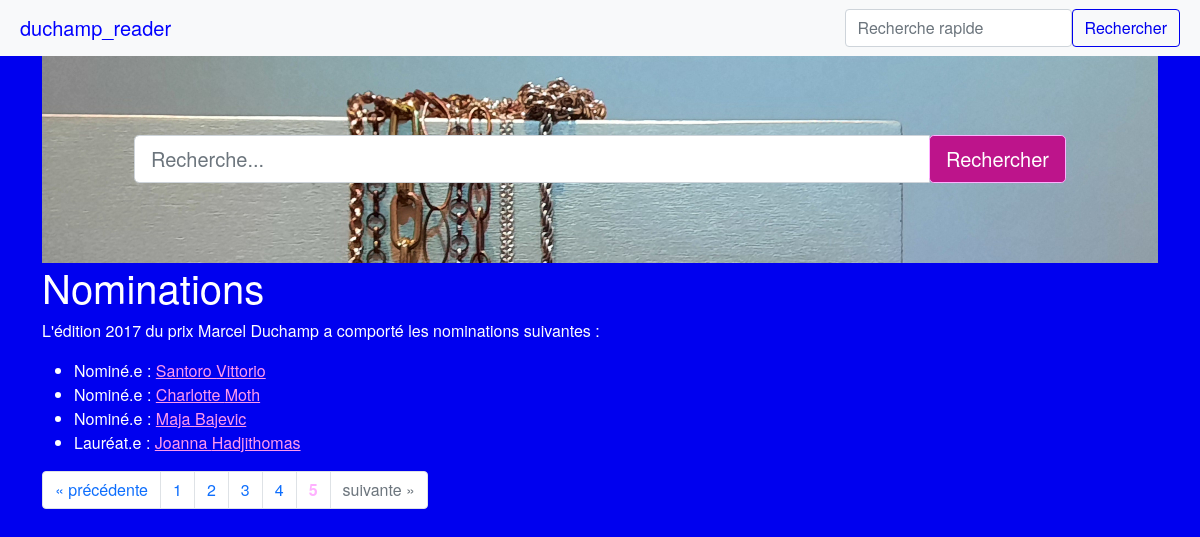
The app's page /nomination?page=5, older data.
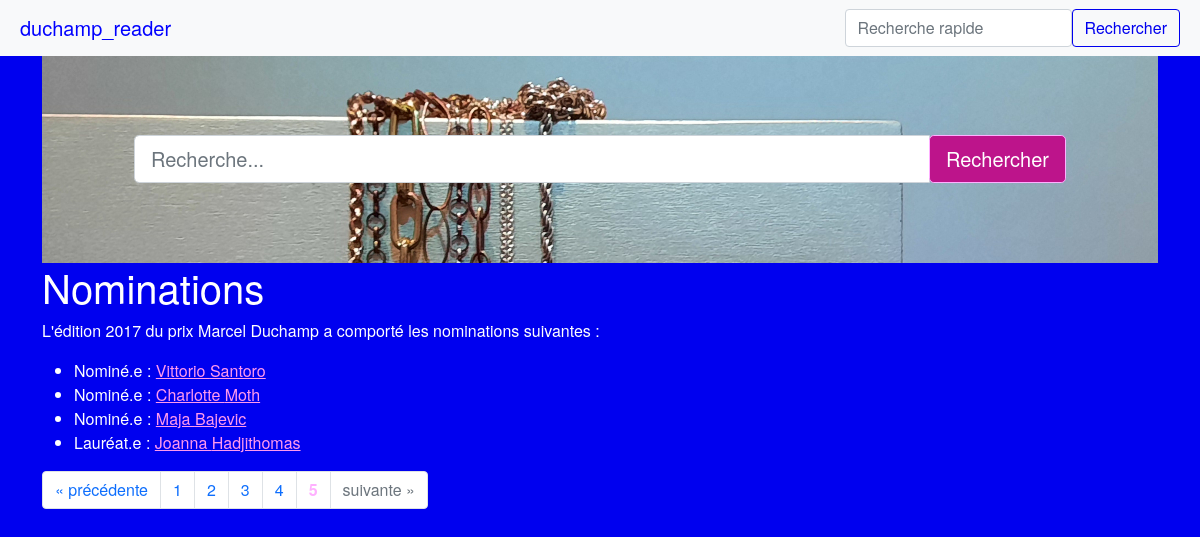
The same page, newer data.
### duchamp_reader/modeles/classes_generic.py (models this page shows, shortened)
class Nomination(db.Model):
    __tablename__ = "nomination"
    id = db.Column(db.Integer, unique=True, nullable=False, primary_key=True, autoincrement=True)
    annee = db.Column(db.Integer, nullable=False) # format YYYY
    laureat = db.Column(db.Boolean, nullable=False, default=0) # 1 si lauréat, 0 si non
    id_artiste = db.Column(db.Integer, db.ForeignKey("artiste.id"), nullable=False)
    id_theme = db.Column(db.Integer, db.ForeignKey("theme.id"), nullable=False)
    authorship = db.relationship("AuthorshipNomination", back_populates="nomination")
    artiste = db.relationship("Artiste", back_populates="nomination")
    theme = db.relationship("Theme", back_populates="nomination", uselist=False)

class Artiste(db.Model):
    __tablename__ = "artiste"
    id = db.Column(db.Integer, unique=True, nullable=False, primary_key=True, autoincrement=True)
    nom = db.Column(db.Text, nullable=False)
    prenom = db.Column(db.Text, nullable=False)
    annee_naissance = db.Column(db.Integer) #format YYYY
    genre = db.Column(db.String(1)) # H : homme, F : femme, A : autre/non-binaire
    id_ville_naissance = db.Column(db.Integer, db.ForeignKey("ville.id"))
    id_ville_residence = db.Column(db.Integer, db.ForeignKey("ville.id"))
    authorship = db.relationship("AuthorshipArtiste", back_populates="artiste")
    represent = db.relationship("RelationRepresente", back_populates="artiste")
    ville_naissance = db.relationship("Ville", foreign_keys=[id_ville_naissance],
                                      backref="artiste_ville_naissance", uselist=False)
    ville_residence = db.relationship("Ville", foreign_keys=[id_ville_residence],
                                      backref="artiste_ville_residence", uselist=False)
    nomination = db.relationship("Nomination", back_populates="artiste", uselist=False)

### duchamp_reader/routes.py (the view)
@app.route("/nomination")
def nomination_index():
    page = request.args.get("page", 1)
    titre = "Nominations"
    if isinstance(page, str) and page.isdigit():
        page = int(page)
    else:
        page = 1
    nominations = Nomination.query.join(Artiste, Nomination.id_artiste == Artiste.id)\
        .join(Theme, Nomination.id_theme == Theme.id)\
        .order_by(Nomination.id.desc()).paginate(page=page, per_page=PERPAGE)
    return render_template \
        ("pages/nomination_index.html", titre=titre, nominations=nominations)

### duchamp_reader/templates/pages/nomination_index.html (shortened to what this page needs)
{% extends "conteneur.html" %}
{% block homesearch %}
    {% include "partials/recherche.html" %}
{% endblock %}
{% block corps %}
<h1>{{titre}}</h1>
    {% if nominations %}
        <p>L'édition {{nominations.items[1].annee}} du prix Marcel Duchamp a comporté les nominations suivantes :</p>
        <ul>
            {% for nomination in nominations.items %}
                <li>
                    {% if nomination.laureat == 1 %}Lauréat.e {% else %}Nominé.e {% endif %}:
                    <a href="{{url_for('nomination_main', id_nomination=nomination.id)}}">
                        {{nomination.artiste.prenom}} {{nomination.artiste.nom}}
                    </a>
                </li>
            {% endfor %}
        </ul>
        <nav aria-label="research-pagination">
            <ul class="pagination">
                {% if nominations.has_prev %}
                    <li class="page-item">
                {% else%}
                    <li class="page-item disabled">
                {% endif %}
                        <a class="page-link" href="{{url_for('nomination_index', page=nominations.prev_num)}}" aria-label="Previous">
                            <span aria-hidden="true">&laquo;</span>
                            <span class="sr-only">précédente</span>
                        </a>
                    </li>
                {% for page in nominations.iter_pages() %}
                    {% if page %}
                        {% if page != nominations.page %}
                        <li class="page-item">
                            <a class="page-link" href="{{url_for('nomination_index', page=page)}}">
                                {{page}}
                            </a>
                        </li>
                        {% else %}
                            <li class="page-item active disabled">
                                <a class="page-link"><b style="color: var(--custom-light-pink)">{{page}}</b></a>
                            </li>
                        {% endif %}
                    {% else %}
                    <li class="page-item disabled">
                        <a class="page-link">...</a>
                    </li>
                    {% endif %}
                {% endfor %}
                {% if nominations.has_next %}
                    <li class="page-item">
                {% else %}
                    <li class="page-item disabled">
                {% endif %}
                    <a class="page-link" href="{{url_for('nomination_index', page=nominations.next_num)}}" aria-label="Next">
                        <span class="sr-only">suivante</span>
                        <span aria-hidden="true">&raquo;</span>
                    </a>
                </li>
            </ul>
        </nav>
    {% endif %}
{% endblock %}

### duchamp_reader/templates/conteneur.html (shortened to what this page needs)
<!DOCTYPE html>
<html lang="fr">
    <head>
        {% include "partials/css.html" %}
    </head>
    <body>
        <div class="container">
            <nav class="navbar navbar-expand-md navbar-light bg-light fixed-top">
                <a class="navbar-brand" href="{{ url_for('accueil') }}">duchamp_reader</a>
                <form class="form-inline" action="{{url_for('recherche')}}" method="GET">
                    <input class="form-control" name="keyword" type="search" placeholder="Recherche rapide" aria-label="Recherche">
                    <button class="btn btn-outline-info" type="submit">Rechercher</button>
                </form>
            </nav>
            {% block homesearch %}{% endblock %}
            <div class="row">
                <div class="col">
                    {% block corps %}{% endblock %}
                </div>
            </div>
        </div>
    </body>
</html>

### duchamp_reader/templates/partials/css.html
<link rel="stylesheet" type="text/css" href="../../static/css/bootstrap.css">

### duchamp_reader/templates/partials/recherche.html
<div class="hero jumbotron">
    <div class="container">
        <form class="form" action="{{url_for('recherche')}}" method='GET'>
            <div class="input-group">
                <input type="search" name="keyword" class="form-control form-control-lg" type="text" placeholder="Recherche...">
                <span class="input-group-btn">
                    <button class="btn btn-primary btn-lg" href="#" role="button">Rechercher</button>
                </span>
            </div>
        </form>
    </div>
</div>

Row changes from the older to the newer data that the page shows:
changed through a linked row, Nomination "Vittorio": artiste.prenom "Santoro" → "Vittorio"; artiste.nom "Vittorio" → "Santoro"
